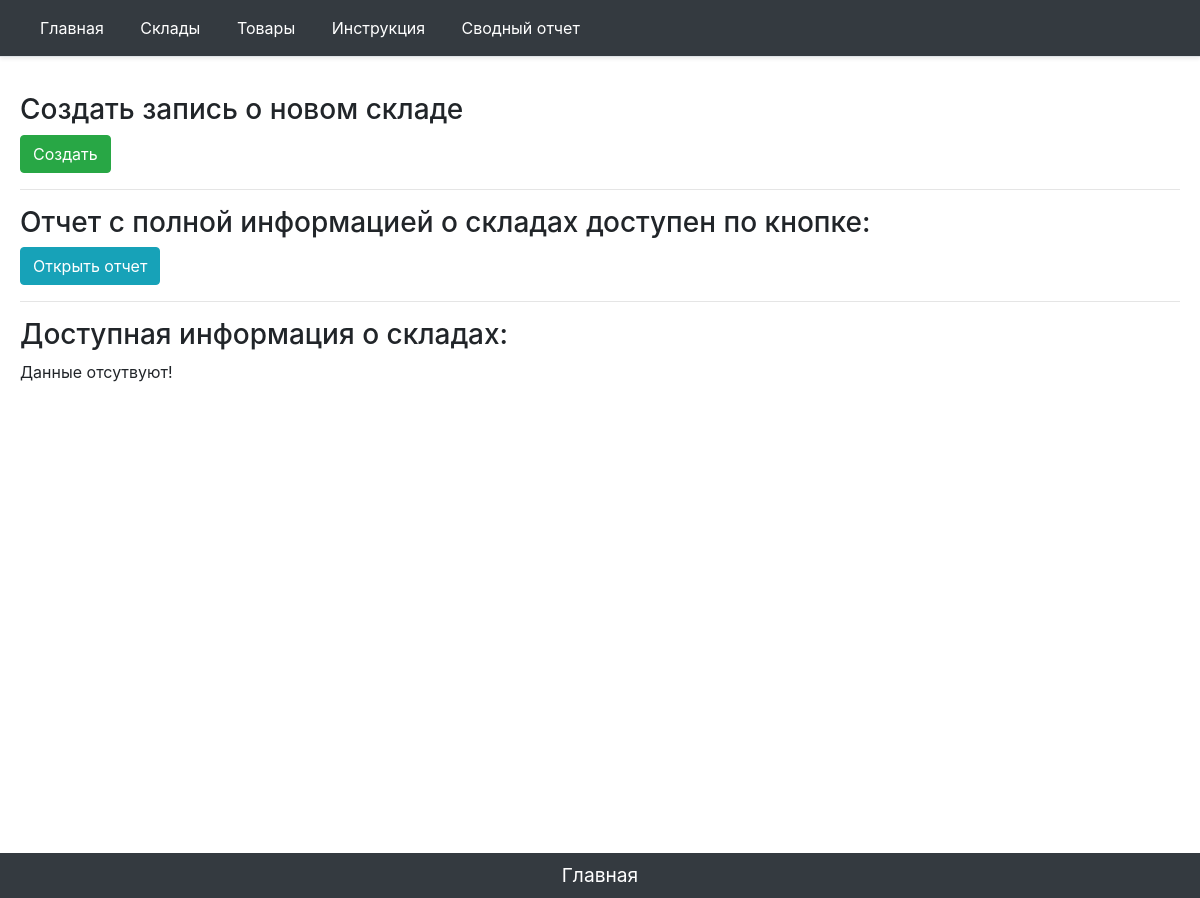
Before: /folds with the older database file.
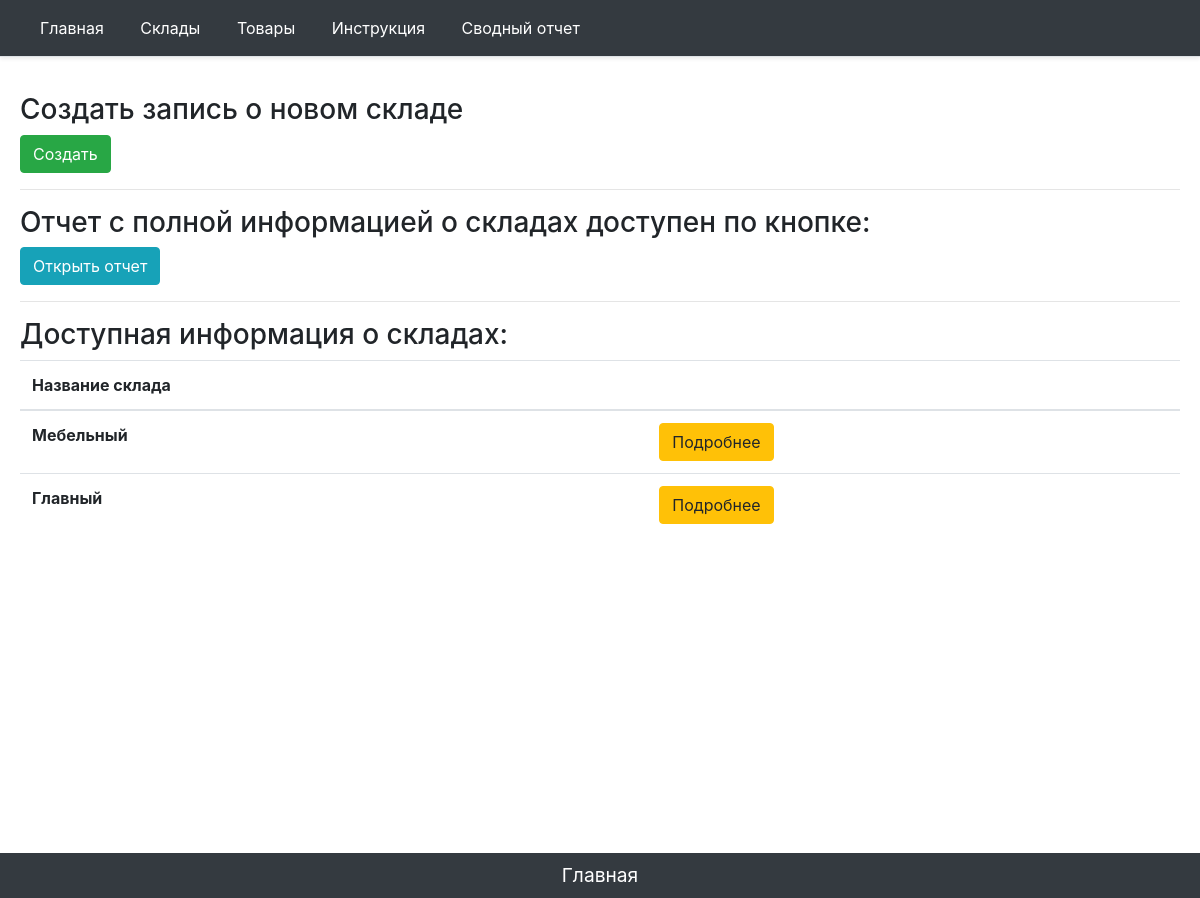
After: the same page with the newer database file.
### main/models.py (models this page shows, shortened)
class FoldNewOne(models.Model):
    name = models.CharField('Название склада', max_length=50)
    parknumber = models.IntegerField('Номер платформы')
    responsible = models.CharField('Ответственный', max_length=50, blank=True)
    adress = models.CharField('Адрес', max_length=200, blank=True)
    square = models.IntegerField('Площадь склада')
    """def get_update_url(self):
        return reverse('fold_update_url',kwargs={'id': self.id})
"""
    class Meta:
        verbose_name = 'Склад'
        verbose_name_plural = 'Склады'

### main/views.py (the view)
# urls.py: path('folds',views.folds_home, name='folds_home'),
def folds_home(request):
    warehouses = FoldNewOne.objects.all()
    return render(request, 'main/folds_home.html', {'title': "Склады", 'warehouses': warehouses})

### main/templates/main/folds_home.html (shortened to what this page needs)
{% extends 'main/base_template.html' %}
{% block content %}
<fieldset>
        <h3>Создать запись о новом складе</h3>
        <a href="{% url 'fold_create_url' %}" class="btn btn-success">Создать</a>
    </fieldset>
    <hr>
<fieldset>
        <h3>Отчет с полной информацией о складах доступен по кнопке:</h3>
        <a href="{% url 'folds_list' %}" class="btn btn-info">Открыть отчет</a>
    </fieldset>
    <hr>
<h3>Доступная информация о складах:</h3>
<fieldset>
{% if warehouses %}
        <table class="table">
          <thead>
            <tr>
              <th scope="col">Название склада</th>
                <th scope="col"></th>
            </tr>
          </thead>
          <tbody>
                {% for element in warehouses %}
                 <tr>
                        <th scope="row" > {{ element.name }}</th>
                        <td><a href="{% url 'fold-detail' element.id %}" class="btn btn-warning">Подробнее</a></td>
                  </tr>
                {% endfor %}
          </tbody>
        </table>
    {% else %}
            <p>Данные отсутвуют!</p>
            {% endif %}
  </fieldset>
{% endblock %}
{% block tomain %}
  <footer class="footer">
    <p align = "middle" class = "my-0 me-md-auto fw-normal p-2 text-white bg-dark align-items-center"><a href="{% url 'home' %}"><font color="white"><big>Главная</big></font></a></p>
    </footer>
{% endblock %}

Changed rows visible on the page:
added FoldNewOne: name "Мебельный"
added FoldNewOne: name "Главный"
Other visible differences:
text no longer shown: "Данные отсутвуют!"
text now shown: "Название склада"
